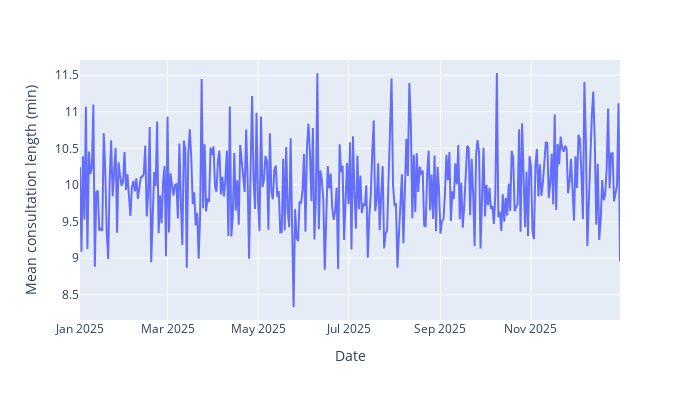

Notebook cell for this chart:
### Markdown cell above
Daily mean service time - no trends/seasonality/outliers.

### Code cell
# Calculate mean service length per day, dropping last day (incomplete)
daily_service = data.groupby("SERVICE_DATE")["service_mins"].mean()
daily_service = daily_service.iloc[:-1]

# Plot time series
inspect_time_series(series=daily_service,
                    y_lab="Mean consultation length (min)")

### Figure 1 — Plotly figure (JSON) as saved in the notebook; plotly's stock layout.template omitted (floating-point values rounded to 4 significant figures; data arrays with more than 128 entries replaced by an {"elided": "..."} marker saying what was removed)
{"data": [{"hovertemplate": "Date=%{x}<br>Mean consultation length (min)=%{y}<extra></extra>", "legendgroup": "", "line": {"color": "#636efa", "dash": "solid"}, "marker": {"symbol": "circle"}, "mode": "lines", "name": "", "orientation": "v", "showlegend": false, "type": "scatter", "x": {"elided": "365 str values"}, "xaxis": "x", "y": {"elided": "365 float values"}, "yaxis": "y"}], "layout": {"height": 400, "legend": {"tracegroupgap": 0}, "margin": {"t": 60}, "showlegend": false, "width": 700, "xaxis": {"anchor": "y", "domain": [0, 1], "title": {"text": "Date"}}, "yaxis": {"anchor": "x", "domain": [0, 1], "title": {"text": "Mean consultation length (min)"}}}}
